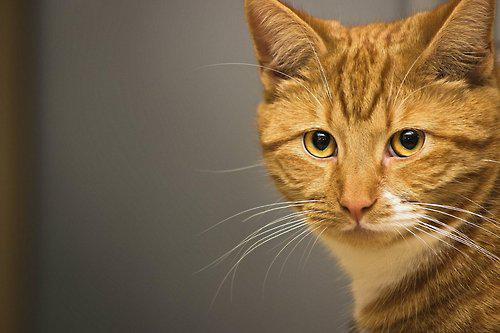
#> input picture cat.jpg, 500 x 333 px
$ python main.py   (Python 2 division)   (older library calls are emulated)
#> lines starting #> are read from the running program, lines starting #| are printed output that depends on the picture
### util.py
# Thai Thien
# 1351040
from __future__ import division
import math
import numpy as np
from scipy import signal
import scipy.stats as st
import cv2
def test():
    print('success')


## convert color image to grayscale image
# [26 lines left out: functions bgr2gray, calGaussianKernel, not called in this run]

'''
Calculate gaussian kernel
'''
# [7 lines left out: function calGaussianKernel2, not called in this run]

def smooth_one_channel(value,dim,img, kernel):
    ret = signal.convolve2d(img, kernel, mode='same')
    return ret

# [16 lines left out: functions smooth_verry_slow, smooth_fast, not called in this run]
'''
smooth the image by Gaussian Kernel
'''
# [15 lines left out: functions smooth, filter, not called in this run]
'''
convert the image to grayscale and perform convolution with an x derivative filter
'''
def derivative(img, mode, normalization = False):
    if (mode == 'x'):
        sobel = np.matrix([[-1,0,1],[-2,0,2],[-1,0,1]])
    else:
        sobel = np.matrix([[1,2,1],[0,0,0],[-1,-2,-1]])
    ret = signal.convolve2d(img,sobel,mode='same')
    if (normalization):
        ret = ret.astype(np.uint8)  # normalize
    return ret

''' m - show the magnitude of the gradient normalized to the range [0,255]. The gradient is
computed based on the x and y derivatives of the image.'''
# [54 lines left out: functions magnitude, plotGradVec, rotation, nohole_rotation, not called in this run]

### main.py
# Thai Thien
# 1351040

import cv2
import util

from matplotlib import pyplot as plt
import numpy as np
global cur_img # global value cur_img
global grayscale
cur_img = None
cat = None


def nothing(a):
    print (a)

def main():
    global cur_img
    global cat
    global grayscale
    status = 0
    help = '''
i - Show original image
w - Save file as img.png into current directory
s - Smooth image. Drag the top bar to change the amount
S - A better way to smooth image. Drag the top bar to change the amount
G or g - turn image into grayscale.
c - display image in green, red, blue
x - Sobel filter in x direction
y - Sobel filter in y direction
M or m - display magnitude of gradient.
r - rotate mode. Drag the track bar to rotate the image.
q - quit
    '''
    # load image
    cat = cv2.imread('cat.jpg')
#> cat is the input picture: shape (333, 500, 3); mean B, G, R 69.2, 97.8, 120
    grayscale = cv2.cvtColor(cat,cv2.COLOR_BGR2GRAY)
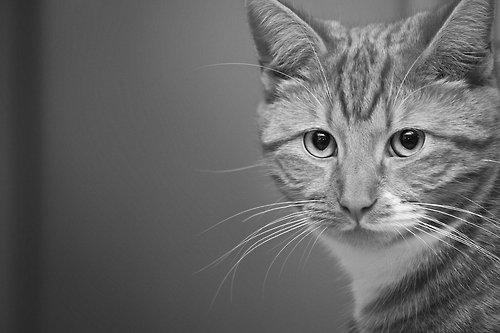
#> grayscale: shape (333, 500); min 0, max 253, mean 101.2
    cur_img = cat.copy()

    cv2.imshow('image',cur_img)

    while(1):
        cv2.namedWindow('image')
        key = cv2.waitKey()
#> (key x is pressed here)

        if key == ord('i'):
            cur_img = cat.copy()
            print 'i'

        elif key == ord('g'): #
            cur_img = cv2.cvtColor(cat,cv2.COLOR_BGR2GRAY)

        elif key == ord('G'):
            cur_img = util.bgr2gray(cat)

        elif key == ord('s'):
            def callback(value):
                # use global variable because we can only pass in one parameter
                global cur_img
                global cat
                cur_img = cv2.GaussianBlur(cat, (3, 3), value)
                cv2.imshow('image', cur_img)
                if (value==0):
                    cv2.imshow('image',cat) # display original image when value = 0
            cv2.createTrackbar('Smooth',"image",0,255, callback)

        elif key == ord('S'):
            def callback(value):
                # use global variable because we can only pass in one parameter
                global cur_img
                global cat
                cur_img = util.smooth(value,10,grayscale)
                cv2.imshow('image', cur_img)
                if (value==0):
                    cv2.imshow('image',cat) # display original image when value = 0
            cv2.createTrackbar('Smooth',"image",0,100, callback)

        elif key == ord('x'):
            cur_img = util.derivative(grayscale,'x', True)
#> in derivative, `ret = signal.convolve2d(img,sobel,mode='same')`:
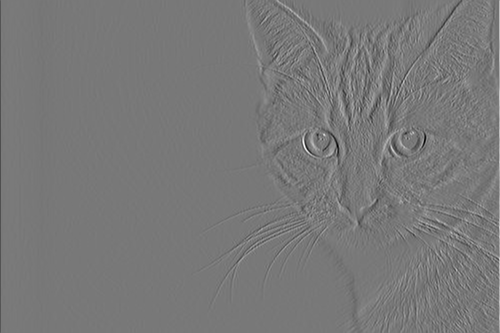
#> ret: shape (333, 500) int64; min -792, max 879, mean -0.3; drawn with min black and max white
#> in derivative, `ret = ret.astype(np.uint8)`:
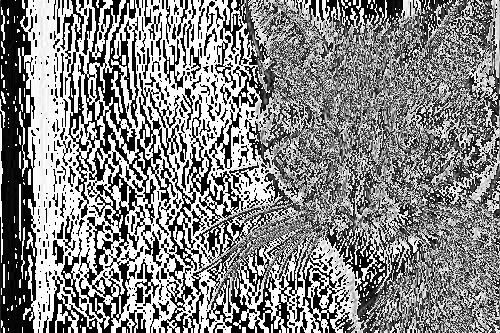
#> ret: shape (333, 500); min 0, max 255, mean 133.4


        elif key == ord('y'):
            cur_img = util.derivative(grayscale,'y', True)


        elif key == ord('m'):
            cur_img = util.magnitude(grayscale,0)
        elif key == ord('M'):
            cur_img = util.magnitude(grayscale,1)

        elif key == ord('r'):
            def callback(value):
                # use global variable because we can only pass in one parameter
                global grayscale
                global cur_img
                cur_img = util.nohole_rotation(grayscale,value)
                cv2.imshow('image', cur_img)

            cv2.createTrackbar('Rotation',"image",0,360, callback)


        elif key == ord('c'): #
            c1 = cat[:,:,0]
            c2 = cat[:,:,1]
            c3 = cat[:,:,2]
            if status == 0:
                channel = c1
                status = 1
            elif status == 1:
                channel = c2
                status = 2
            elif status == 2:
                channel = c3
                status = 0

            cur_img = np.zeros((cat.shape[0], cat.shape[1], 3),
                  dtype = cat.dtype)
            cur_img[:,:,status] = channel

        elif key == ord('w'):
            cv2.imwrite('img.png',cur_img)
            print 'w'

        elif key == ord('p'):
            def callback(value):
                # use global variable because we can only pass in one parameter
                global grayscale
                global cur_img
                cur_img = util.plotGradVec(grayscale,n = value)
                cv2.imshow('image', cur_img)

            cv2.createTrackbar('Plot',"image",1,20, callback)

        elif key == ord('h'):
            print help

        elif key == ord('q'):
            print 'q'
            quit()
#> (the program exits here)
